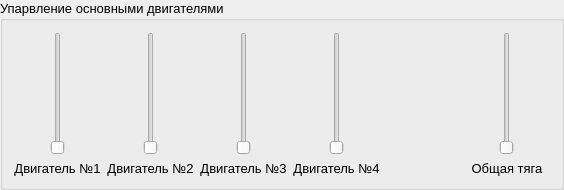
                <widget class="QGroupBox" name="groupBoxMainEnginesControl">
                 <property name="sizePolicy">
                  <sizepolicy hsizetype="Expanding" vsizetype="Expanding">
                   <horstretch>0</horstretch>
                   <verstretch>0</verstretch>
                  </sizepolicy>
                 </property>
                 <property name="minimumSize">
                  <size>
                   <width>0</width>
                   <height>190</height>
                  </size>
                 </property>
                 <property name="font">
                  <font>
                   <pointsize>10</pointsize>
                  </font>
                 </property>
                 <property name="title">
                  <string>Упарвление основными двигателями</string>
                 </property>
                 <layout class="QHBoxLayout" name="horizontalLayout">
                  <item>
                   <layout class="QVBoxLayout" name="layoutEngine1">
                    <item>
                     <widget class="QSlider" name="verticalSliderEngine1">
                      <property name="sizePolicy">
                       <sizepolicy hsizetype="Expanding" vsizetype="Expanding">
                        <horstretch>0</horstretch>
                        <verstretch>0</verstretch>
                       </sizepolicy>
                      </property>
                      <property name="orientation">
                       <enum>Qt::Vertical</enum>
                      </property>
                     </widget>
                    </item>
                    <item>
                     <widget class="QLabel" name="labelEngine1">
                      <property name="minimumSize">
                       <size>
                        <width>86</width>
                        <height>0</height>
                       </size>
                      </property>
                      <property name="text">
                       <string>Двигатель №1</string>
                      </property>
                      <property name="alignment">
                       <set>Qt::AlignCenter</set>
                      </property>
                     </widget>
                    </item>
                   </layout>
                  </item>
                  <item>
                   <layout class="QVBoxLayout" name="layoutEngine2">
                    <item>
                     <widget class="QSlider" name="verticalSliderEngine2">
                      <property name="sizePolicy">
                       <sizepolicy hsizetype="Expanding" vsizetype="Expanding">
                        <horstretch>0</horstretch>
                        <verstretch>0</verstretch>
                       </sizepolicy>
                      </property>
                      <property name="orientation">
                       <enum>Qt::Vertical</enum>
                      </property>
                     </widget>
                    </item>
                    <item>
                     <widget class="QLabel" name="labelEngine2">
                      <property name="minimumSize">
                       <size>
                        <width>86</width>
                        <height>0</height>
                       </size>
                      </property>
                      <property name="text">
                       <string>Двигатель №2</string>
                      </property>
                      <property name="alignment">
                       <set>Qt::AlignCenter</set>
                      </property>
                     </widget>
                    </item>
                   </layout>
                  </item>
                  <item>
                   <layout class="QVBoxLayout" name="layoutEngine3">
                    <item>
                     <widget class="QSlider" name="verticalSliderEngine3">
                      <property name="sizePolicy">
                       <sizepolicy hsizetype="Expanding" vsizetype="Expanding">
                        <horstretch>0</horstretch>
                        <verstretch>0</verstretch>
                       </sizepolicy>
                      </property>
                      <property name="orientation">
                       <enum>Qt::Vertical</enum>
                      </property>
                     </widget>
                    </item>
                    <item>
                     <widget class="QLabel" name="labelEngine3">
                      <property name="minimumSize">
                       <size>
                        <width>86</width>
                        <height>0</height>
                       </size>
                      </property>
                      <property name="text">
                       <string>Двигатель №3</string>
                      </property>
                      <property name="alignment">
                       <set>Qt::AlignCenter</set>
                      </property>
                     </widget>
                    </item>
                   </layout>
                  </item>
                  <item>
                   <layout class="QVBoxLayout" name="layoutEngine4">
                    <item>
                     <widget class="QSlider" name="verticalSliderEngine4">
                      <property name="sizePolicy">
                       <sizepolicy hsizetype="Expanding" vsizetype="Expanding">
                        <horstretch>0</horstretch>
                        <verstretch>0</verstretch>
                       </sizepolicy>
                      </property>
                      <property name="orientation">
                       <enum>Qt::Vertical</enum>
                      </property>
                     </widget>
                    </item>
                    <item>
                     <widget class="QLabel" name="labelEngine4">
                      <property name="minimumSize">
                       <size>
                        <width>86</width>
                        <height>0</height>
                       </size>
                      </property>
                      <property name="text">
                       <string>Двигатель №4</string>
                      </property>
                      <property name="alignment">
                       <set>Qt::AlignCenter</set>
                      </property>
                     </widget>
                    </item>
                   </layout>
                  </item>
                  <item>
                   <spacer name="horizontalSpacer_3">
                    <property name="orientation">
                     <enum>Qt::Horizontal</enum>
                    </property>
                    <property name="sizeHint" stdset="0">
                     <size>
                      <width>78</width>
                      <height>98</height>
                     </size>
                    </property>
                   </spacer>
                  </item>
                  <item>
                   <layout class="QVBoxLayout" name="layoutAllEngines">
                    <item>
                     <widget class="QSlider" name="verticalSliderAllEngines">
                      <property name="sizePolicy">
                       <sizepolicy hsizetype="Expanding" vsizetype="Expanding">
                        <horstretch>0</horstretch>
                        <verstretch>0</verstretch>
                       </sizepolicy>
                      </property>
                      <property name="orientation">
                       <enum>Qt::Vertical</enum>
                      </property>
                     </widget>
                    </item>
                    <item>
                     <widget class="QLabel" name="labelAllEngines">
                      <property name="minimumSize">
                       <size>
                        <width>86</width>
                        <height>0</height>
                       </size>
                      </property>
                      <property name="text">
                       <string>Общая тяга</string>
                      </property>
                      <property name="alignment">
                       <set>Qt::AlignCenter</set>
                      </property>
                     </widget>
                    </item>
                   </layout>
                  </item>
                 </layout>
                </widget>
